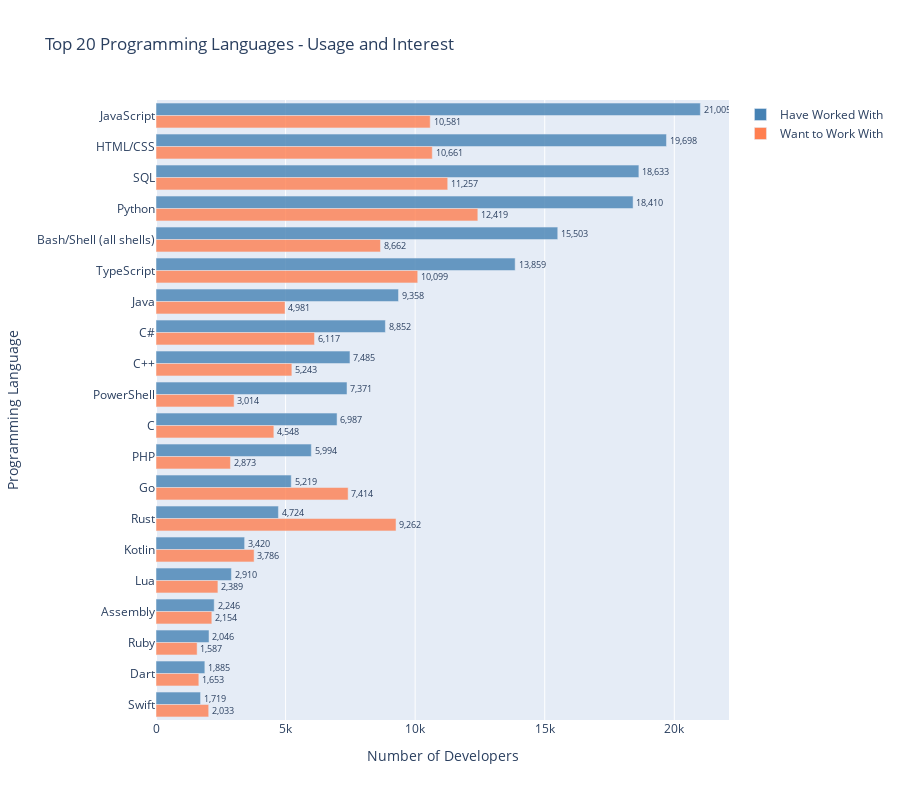

The notebook cell this image was saved under:
### Code cell
# Visualize top languages with Plotly
fig = go.Figure()

fig.add_trace(go.Bar(
    name='Have Worked With',
    y=lang_df['Language'],
    x=lang_df['Have Worked With'],
    orientation='h',
    marker=dict(color='steelblue', opacity=0.8),
    text=[f'{v:,}' for v in lang_df['Have Worked With']],
    textposition='outside',
    hovertemplate='<b>%{y}</b><br>Have Worked With: %{x:,}<extra></extra>'
))

fig.add_trace(go.Bar(
    name='Want to Work With',
    y=lang_df['Language'],
    x=lang_df['Want to Work With'],
    orientation='h',
    marker=dict(color='coral', opacity=0.8),
    text=[f'{v:,}' for v in lang_df['Want to Work With']],
    textposition='outside',
    hovertemplate='<b>%{y}</b><br>Want to Work With: %{x:,}<extra></extra>'
))

fig.update_layout(
    title='Top 20 Programming Languages - Usage and Interest',
    xaxis_title='Number of Developers',
    yaxis_title='Programming Language',
    barmode='group',
    height=800,
    font=dict(size=12),
    hovermode='y unified',
    yaxis=dict(autorange='reversed')
)

fig.show()

### Figure 1 — Plotly figure (JSON) as saved in the notebook; plotly's stock layout.template omitted (floating-point values rounded to 4 significant figures)
{"data": [{"hovertemplate": "<b>%{y}</b><br>Have Worked With: %{x:,}<extra></extra>", "marker": {"color": "steelblue", "opacity": 0.8}, "name": "Have Worked With", "orientation": "h", "text": ["21,005", "19,698", "18,633", "18,410", "15,503", "13,859", "9,358", "8,852", "7,485", "7,371", "6,987", "5,994", "5,219", "4,724", "3,420", "2,910", "2,246", "2,046", "1,885", "1,719"], "textposition": "outside", "type": "bar", "x": [21005, 19698, 18633, 18410, 15503, 13859, 9358, 8852, 7485, 7371, 6987, 5994, 5219, 4724, 3420, 2910, 2246, 2046, 1885, 1719], "y": ["JavaScript", "HTML/CSS", "SQL", "Python", "Bash/Shell (all shells)", "TypeScript", "Java", "C#", "C++", "PowerShell", "C", "PHP", "Go", "Rust", "Kotlin", "Lua", "Assembly", "Ruby", "Dart", "Swift"]}, {"hovertemplate": "<b>%{y}</b><br>Want to Work With: %{x:,}<extra></extra>", "marker": {"color": "coral", "opacity": 0.8}, "name": "Want to Work With", "orientation": "h", "text": ["10,581", "10,661", "11,257", "12,419", "8,662", "10,099", "4,981", "6,117", "5,243", "3,014", "4,548", "2,873", "7,414", "9,262", "3,786", "2,389", "2,154", "1,587", "1,653", "2,033"], "textposition": "outside", "type": "bar", "x": [10581, 10661, 11257, 12419, 8662, 10099, 4981, 6117, 5243, 3014, 4548, 2873, 7414, 9262, 3786, 2389, 2154, 1587, 1653, 2033], "y": ["JavaScript", "HTML/CSS", "SQL", "Python", "Bash/Shell (all shells)", "TypeScript", "Java", "C#", "C++", "PowerShell", "C", "PHP", "Go", "Rust", "Kotlin", "Lua", "Assembly", "Ruby", "Dart", "Swift"]}], "layout": {"barmode": "group", "font": {"size": 12}, "height": 800, "hovermode": "y unified", "title": {"text": "Top 20 Programming Languages - Usage and Interest"}, "xaxis": {"title": {"text": "Number of Developers"}}, "yaxis": {"autorange": "reversed", "title": {"text": "Programming Language"}}}}
